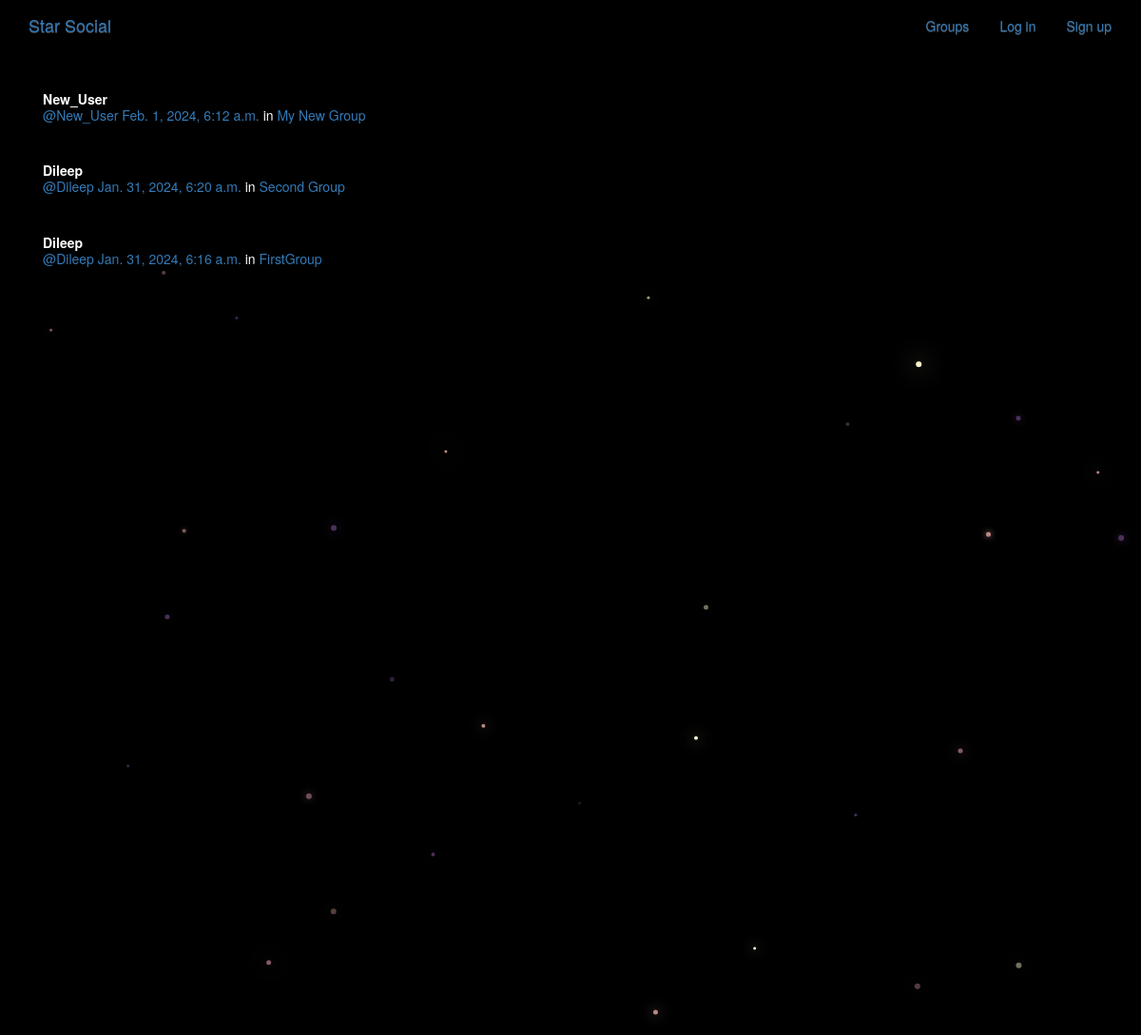
/posts/, run on the app's committed database.
### posts/models.py (models this page shows, shortened)
class Post(models.Model):
    user = models.ForeignKey(User,related_name='posts',on_delete=models.CASCADE)
    created_at = models.DateTimeField(auto_now=True)
    message = models.TextField()
    group = models.ForeignKey(Group,related_name='posts',null=True,blank=True,on_delete=models.CASCADE)
    class Meta:
        ordering = ['-created_at']
        unique_together = ['user','message']

### groups/models.py (models this page shows, shortened)
class Group(models.Model):
    name = models.CharField(max_length=255, unique=True)
    slug = models.SlugField(allow_unicode=True, unique=True)
    description = models.TextField(blank=True, default='')
    description_html = models.TextField(editable=False, default='', blank=True)
    members = models.ManyToManyField(User, through='GroupMember')
    class Meta:
        ordering = ['name']

### posts/views.py (the view)
# urls.py: path('', views.PostList.as_view(), name='all'),
class PostList(SelectRelatedMixin, generic.ListView):
    model = models.Post
    select_related = ("user", "group")

### posts/templates/posts/post_list.html (shortened to what this page needs)
{% extends "posts/post_base.html" %}
{% load bootstrap4 %}
{% block post_content %}
<div class="col-md-8">
	{% for post in post_list %}
  {% include "posts/_post.html" %}
	{% endfor %}
</div>
{% endblock %}

### posts/templates/posts/_post.html (shortened to what this page needs)
<div class="post media">
	<div class="media-body">
		<strong>{{ post.user.username }}</strong>
		<h5 class="media-heading">
			<span class="username"><a href="{% url 'posts:for_user' username=post.user.username %}">@{{ post.user.username }}</a></span>
			<time class="time"><a href="{% url 'posts:single' username=post.user.username pk=post.pk %}">{{ post.created_at }}</a></time>
			{% if post.group %}
			<span class="group-name">in <a href="#">{{ post.group.name }}</a></span>
			{% endif %}
		</h5>
	</div>
</div>

### socialapp/static/simplesocial/css/master.css (style rules this page uses)
body { margin: 0; overflow: hidden; background-color: black; color:white; }

### data on the page
Post: user.username "New_User", created_at "Feb. 1, 2024, 6:12 a.m.", group.name "My New Group"
Post: user.username "Dileep", created_at "Jan. 31, 2024, 6:20 a.m.", group.name "Second Group"
Post: user.username "Dileep", created_at "Jan. 31, 2024, 6:16 a.m.", group.name "FirstGroup"
